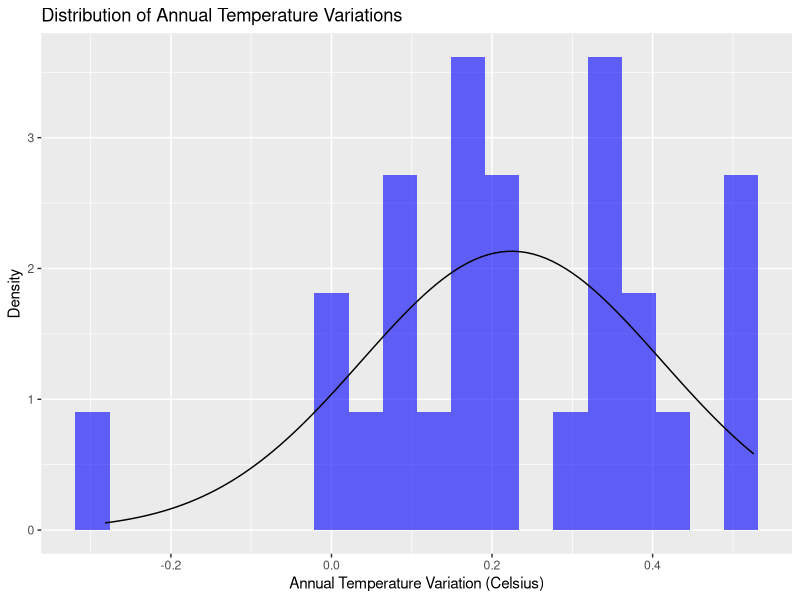

Recreate this plot in R.
library(tidyverse)

# Load dataset
dataset <- read.csv("carbon-segment.csv")

# Correlation analysis
# Remove rows with missing data
cleaned_data <- dataset %>% select(CO2, CH4, N2O, CFC.11, Temp) %>% na.omit()

# Visualize normality through histogram
ggplot(cleaned_data, aes(x = Temp)) +
  geom_histogram(aes(y = ..density..), bins = 20, fill = "blue", alpha = 0.6) +
  stat_function(fun = dnorm, args = list(mean = mean(cleaned_data$Temp), 
                                         sd = sd(cleaned_data$Temp)), color = "black") +
  labs(title = "Distribution of Annual Temperature Variations", 
       x = "Annual Temperature Variation (Celsius)", 
       y = "Density")

# Perform Spearman's Rho correlation (non-parametric test)
spearman_results <- cor.test(cleaned_data$CO2, cleaned_data$Temp, method = "spearman")
cat("\nSpearman Correlation for CO2 and Temperature:\n")
print(spearman_results)

# Apply Spearman correlation for CH4, N2O, and CFC-11
spearman_ch4 <- cor.test(cleaned_data$CH4, cleaned_data$Temp, method = "spearman")
cat("\nSpearman Correlation for CH4 and Temperature:\n")
print(spearman_ch4)

spearman_n2o <- cor.test(cleaned_data$N2O, cleaned_data$Temp, method = "spearman")
cat("\nSpearman Correlation for N2O and Temperature:\n")
print(spearman_n2o)

spearman_cfc11 <- cor.test(cleaned_data$CFC.11, cleaned_data$Temp, method = "spearman")
cat("\nSpearman Correlation for CFC-11 and Temperature:\n")
print(spearman_cfc11)
